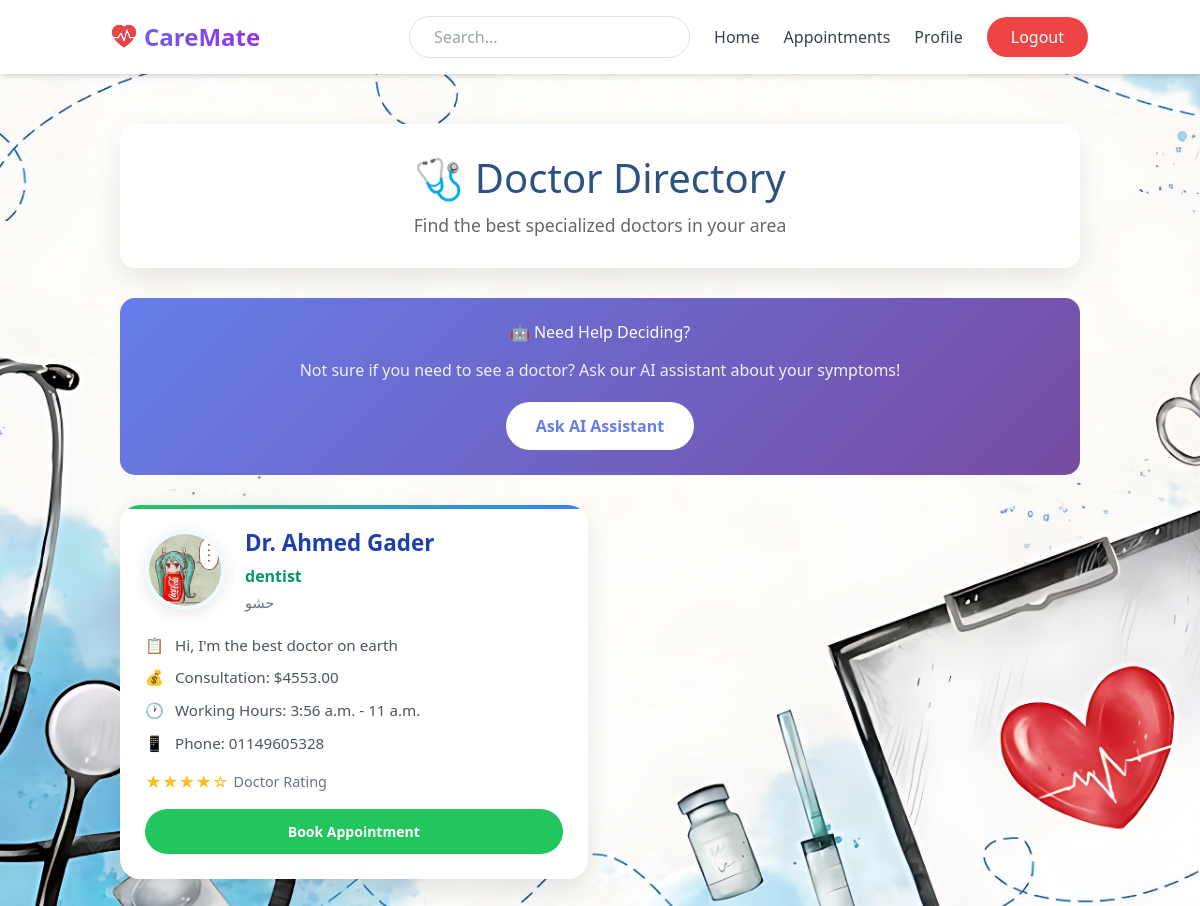
The app's page / (signed in), older data.
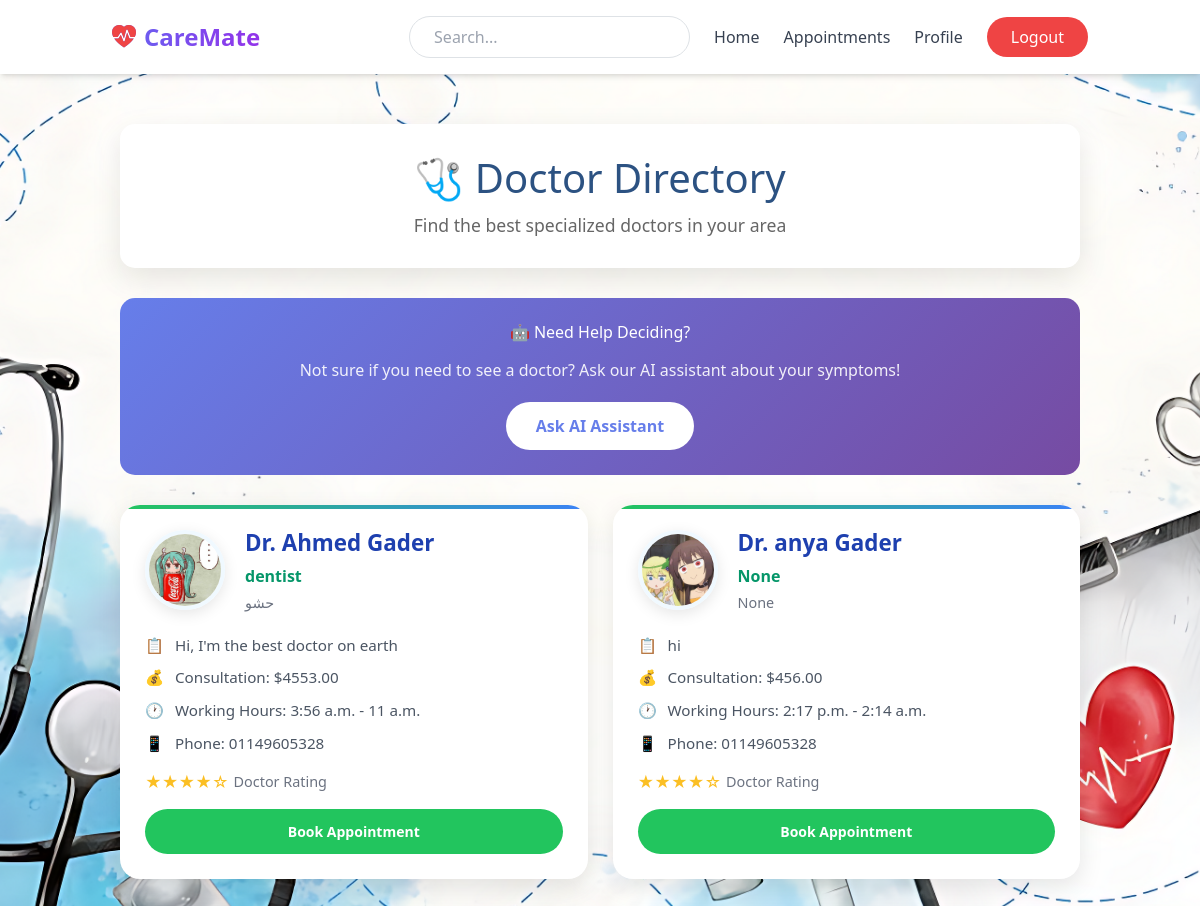
The same page, newer data.
### profile_users/models.py (models this page shows, shortened)
class DoctorProfile(models.Model):
    user = models.OneToOneField(User, on_delete=models.CASCADE, related_name="doctor")
    major = models.CharField(max_length=200,blank=True, null=True)
    major_description = models.CharField(max_length=500,blank=True, null=True)
    consultation_fee = models.DecimalField(max_digits=7, decimal_places=2,blank=True,null=True)
    work_start_time = models.TimeField(null=True, blank=True)
    work_end_time = models.TimeField(null=True, blank=True)
    location_medical_office = models.TextField(max_length=400,null=True,blank=True)
    phone_number = models.CharField(blank=True, null=True)
    bio = models.TextField(blank=True, null=True)
    profile_image = models.ImageField(default="doctors/doctor.jpeg",upload_to="doctors/", blank=True, null=True)

### user_account/models.py (models this page shows, shortened)
class User(AbstractUser):
     ROLE_CHOICES = [
        ('doctor', 'Doctor'),
        ('patient', 'Patient'),
    ]
     role = models.CharField(max_length=10, choices=ROLE_CHOICES)
     def get_full_name(self):
          return self.first_name +" "+ self.last_name

### home/views.py (the view)
# urls.py: path('',HomeView.as_view(),name='doctor'),
@method_decorator(login_required(login_url='user_account:login'),name='dispatch')
class HomeView(ListView):
     model = DoctorProfile
     template_name = 'home/home.html'
     context_object_name = "doctors"
     def get_queryset(self):
         return DoctorProfile.objects.filter(user__is_active=True)
     def get(self, *args, **kwargs):
         if self.request.user.role == 'doctor':
            return redirect('dashboard:dashboard')
         return super().get(*args, **kwargs)

### template/home/home.html (shortened to what the changed rows need)
{% extends 'base.html' %}
{% block content %}
<div style="max-width: 1200px; margin: 0 auto; padding: 20px; margin-top: 80px;">
    <div
        style="background: white; border-radius: 15px; padding: 30px; margin-bottom: 30px; box-shadow: 0 10px 30px rgba(0,0,0,0.1); text-align: center;">
        <h1 style="color: #2c5282; font-size: 2.5em; margin-bottom: 10px;">🩺 Doctor Directory</h1>
    </div>
    <div
        style="background: linear-gradient(135deg, #667eea 0%, #764ba2 100%); border-radius: 15px; padding: 25px; margin-bottom: 30px; text-align: center; color: white;">
        <h2 style="margin-bottom: 15px;">🤖 Need Help Deciding?</h2>
    </div>
    <div style="display: grid; grid-template-columns: repeat(auto-fill, minmax(380px, 1fr)); gap: 25px;">
        {% for doctor in doctors %}
        <div
            style="background: white; border-radius: 20px; padding: 25px; box-shadow: 0 8px 25px rgba(0,0,0,0.1); position: relative; overflow: hidden;">
            <div
                style="position: absolute; top: 0; left: 0; right: 0; height: 4px; background: linear-gradient(90deg, #22c55e, #3b82f6);">
            </div>
            <div style="display: flex; align-items: flex-start; gap: 20px; margin-bottom: 20px;">
                <img src="{{ doctor.profile_image.url }}" alt="{{ doctor.user.get_full_name }}"
                    style="width: 80px; height: 80px; border-radius: 50%; object-fit: cover; border: 4px solid #f0f9ff; box-shadow: 0 4px 15px rgba(0,0,0,0.1);">
                <div>
                    <h3 style="color: #1e40af; font-size: 1.4em; margin-bottom: 8px; font-weight: 700;">Dr.
                        {{ doctor.user.get_full_name }}
                    </h3>
                    <div style="color: #059669; font-weight: 600; font-size: 1em; margin-bottom: 5px;">
                        {{ doctor.major }}
                    </div>
                    <div style="color: #6b7280; font-size: 0.9em; line-height: 1.4;">{{ doctor.major_description }}
                    </div>
                </div>
            </div>
            <div style="margin-top: 20px;">
                {% if doctor.bio %}
                <div
                    style="display: flex; align-items: center; gap: 10px; margin-bottom: 10px; color: #4b5563; font-size: 0.95em;">
                    <span style="color: #22c55e; font-weight: bold; width: 20px;">📋</span>
                    <span>{{ doctor.bio }}</span>
                </div>
                {% endif %}
                {% if doctor.consultation_fee %}
                <div
                    style="display: flex; align-items: center; gap: 10px; margin-bottom: 10px; color: #4b5563; font-size: 0.95em;">
                    <span style="color: #22c55e; font-weight: bold; width: 20px;">💰</span>
                    <span>Consultation: ${{ doctor.consultation_fee }}</span>
                </div>
                {% endif %}
                {% if doctor.work_start_time and doctor.work_end_time %}
                <div
                    style="display: flex; align-items: center; gap: 10px; margin-bottom: 10px; color: #4b5563; font-size: 0.95em;">
                    <span style="color: #22c55e; font-weight: bold; width: 20px;">🕐</span>
                    <span>Working Hours: {{ doctor.work_start_time }} - {{ doctor.work_end_time }}</span>
                </div>
                {% endif %}
                {% if doctor.phone_number %}
                <div
                    style="display: flex; align-items: center; gap: 10px; margin-bottom: 10px; color: #4b5563; font-size: 0.95em;">
                    <span style="color: #22c55e; font-weight: bold; width: 20px;">📱</span>
                    <span>Phone: {{ doctor.phone_number }}</span>
                </div>
                {% endif %}
            </div>
            <div style="display: flex; align-items: center; gap: 5px; margin-top: 15px;">
                <span style="color: #fbbf24;">★★★★☆</span>
                <span style="color: #6b7280; font-size: 0.9em;">Doctor Rating</span>
            </div>
            <a href="{% url 'home:detials' doctor.id %}"> <button
                    style="background: #22c55e; color: white; border: none; padding: 12px 30px; border-radius: 25px; font-size: 14px; font-weight: 600; cursor: pointer; margin-top: 15px; width: 100%;">Book
                    Appointment</button></a>
        </div>
        {% empty %}
        <div style="grid-column: 1 / -1; text-align: center; padding: 2rem;">
            <h3>No doctors available at the moment</h3>
        </div>
        {% endfor %}
    </div>
</div>
{% endblock %}

Row changes from the older to the newer data that the page shows:
added DoctorProfile: profile_image (picture), user.get_full_name "anya Gader", major "None", major_description "None", bio "hi", consultation_fee "456.00", work_start_time "2:17 p.m.", work_end_time "2:14 a.m.", phone_number "01149605328"
